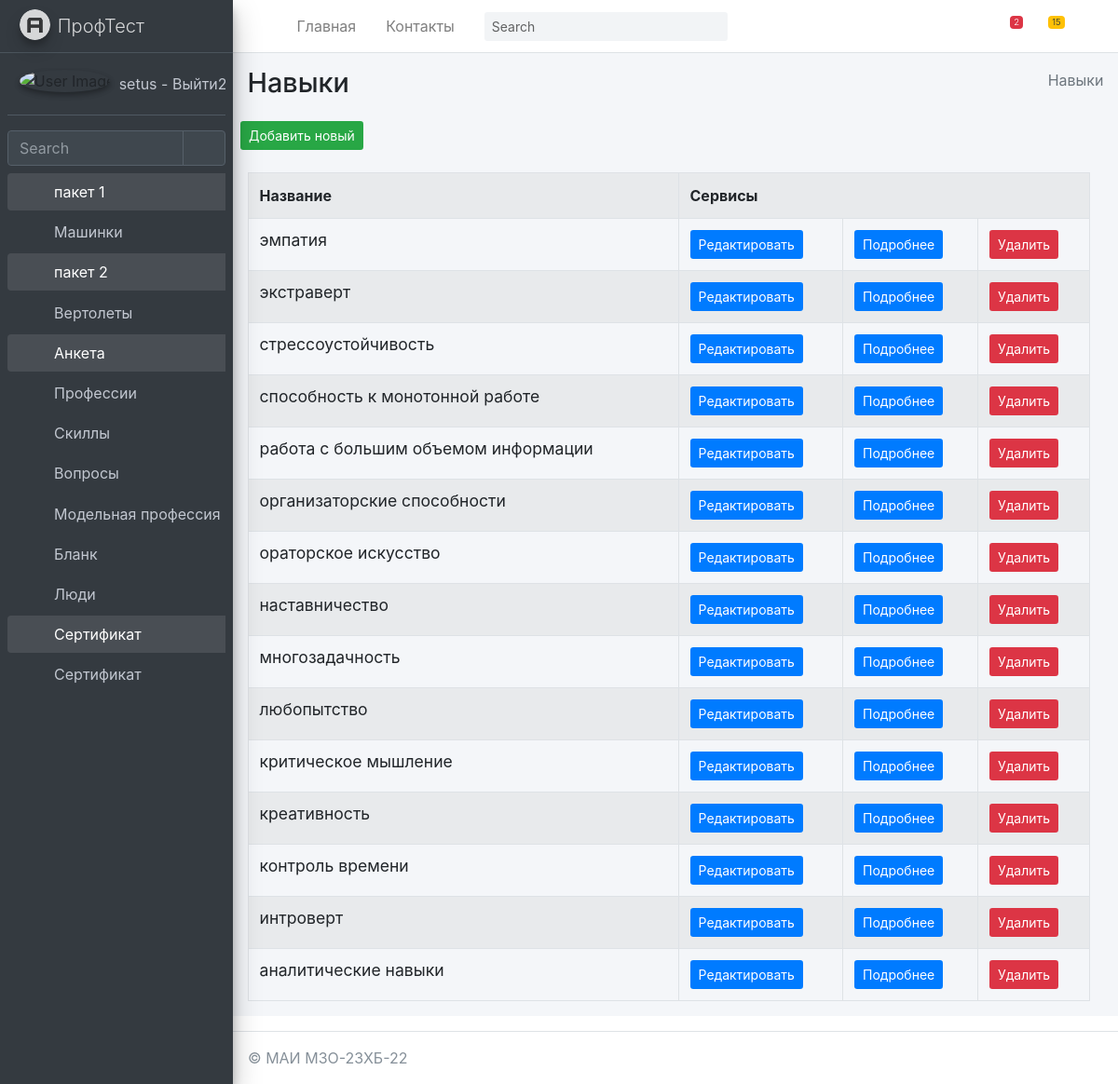
The app's page /anketa/skills/ (signed in) with its own data.
### mysite/anketa/models.py (models this page shows, shortened)
class Skills(models.Model):
    title = models.TextField(max_length=50, verbose_name="Название")
    class Meta:
        ordering = ["-title"]
        verbose_name = "Навык"
        verbose_name_plural = "Навыки"

### mysite/anketa/views.py (the view)
# urls.py: path('skills/', SkillsView.as_view(), name='skills'),
@method_decorator(login_required(login_url='/login/'), name='dispatch')
class SkillsView(ListView):
	model = Skills
	context_object_name = 'skills_list'
	success_url = reverse_lazy('anketa:SkillsView')
	paginate_by = item_for_page
	def get_context_data(self, *, object_list=None, **kwargs):
		context = super(SkillsView,self).get_context_data(**kwargs)
		context['sometry'] = self.model._meta.verbose_name_plural
		context['col1name'] = self.model._meta.get_field("title").verbose_name
		context['collastname'] = 'Cервисы'
		return context

### mysite/anketa/templates/anketa/skills_list.html (shortened to what this page needs)
{% extends "anketa/base.html" %}
{% block content %}
{% load anketa_tags %}
<div class="content-wrapper">
    {% block sidebar %}
    {% include 'anketa/includes/_breadcrumb.html' %}
    {% endblock %}
    <section class="content">
        <button class="btn bg-success btn-sm">
            <a href="{% url 'anketa:SkillsCreate' %}" class=''>
                Добавить новый
            </a>
        </button>
        <br><br>
        <div class="container-fluid row">
            <div class="col-md-12">
                <table class="table table-striped table-bordered ">
                    <tr>
                        <th class="w-10">{{ col1name }}</th>
                        <th colspan="3">Сервисы</th>
                    </tr>
                    {% for item in skills_list %}
                    <tr>
                        <td>
                            <h5 class="card-title">
                                {{ item.title }}
                            </h5>
                        </td>
                        <td>
                            <button class="btn bg-primary  btn-sm">
                                <a href="{% url 'anketa:SkillsUpdate' item.pk %}">Редактировать</a>
                            </button>
                        </td>
                        <td>
                            <button class="btn bg-primary  btn-sm">
                                <a href="{% url 'anketa:SkillsDetail' item.pk %}">Подробнее</a>
                            </button>
                        </td>
                        <td>
                            <button class="btn bg-danger  btn-sm" >
                                <a href="{% url 'anketa:SkillsDelete' item.pk %}">Удалить</a>
                            </button>
                        </td>
                    </tr>
                    {% endfor %}
                </table>
            </div>
        </div>
    </section>
</div>
{% endblock %}

### mysite/templates/includes/full_sidebar.html
<aside class="main-sidebar sidebar-dark-primary elevation-4">
    <a href="/" class="brand-link">
        <img src="{{ ASSETS_ROOT }}/img/AdminLTELogo.png" alt="AdminLTE Logo" class="brand-image img-circle elevation-3"
             style="opacity: .8">
        <span class="brand-text font-weight-light">ПрофТест</span>
    </a>
    <div class="sidebar">
        <div class="user-panel mt-3 pb-3 mb-3 d-flex">
            <div class="image">
                <img src="{{ ASSETS_ROOT }}/img/user2-160x160.jpg" class="img-circle elevation-2" alt="User Image">
            </div>
            <div class="info">
                <a href="{% url 'logout' %}" class="d-block">
                    {{ request.user.username }} - Выйти2
                </a>
            </div>
        </div>
        <div class="form-inline">
            <div class="input-group" data-widget="sidebar-search">
                <input class="form-control form-control-sidebar" type="search" placeholder="Search" aria-label="Search">
                <div class="input-group-append">
                    <button class="btn btn-sidebar">
                        <i class="fas fa-search fa-fw"></i>
                    </button>
                </div>
            </div>
        </div>
        <nav class="mt-2">
            <ul class="nav nav-pills nav-sidebar flex-column" data-widget="treeview" role="menu" data-accordion="false">
                {% for item1 in SIDEBAR %}
                    <li class="nav-item {% if 'children' in item1 %} has-treeview menu-is-opening menu-open {% endif %}">
                    <a href="{% if 'children' in item1 %}#{% else %}{{ item1.url }}{% endif %}" class="nav-link">
                        <i class="nav-icon fas fa-circle {{ item1.color }}"></i>
                        <p>
                            {{ item1.name }}
                            {% if 'children' in item1 %}<i class="right fas fa-angle-left"></i>{% endif %}
                        </p>
                    </a>
                    <ul class="nav nav-treeview">
                    {% if 'children' in item1 %}
                        {% for item2 in item1.children %}
                            <li class="nav-item">
                                <a href="{{ item2.url }}" class="nav-link">
                                    <i class="far fa-circle nav-icon"></i>
                                    <p>{{ item2.name }}</p>
                                </a>
                            </li>
                        {% endfor %}
                    {% endif %}
                    </ul>
                    </li>
                {% endfor %}
            </ul>
        </nav>
    </div>
</aside>

### records on screen
Skills: title "эмпатия"
Skills: title "экстраверт"
Skills: title "стрессоустойчивость"
Skills: title "способность к монотонной работе"
Skills: title "работа с большим объемом информации"
Skills: title "организаторские способности"
Skills: title "ораторское искусство"
Skills: title "наставничество"
Skills: title "многозадачность"
Skills: title "любопытство"
Skills: title "критическое мышление"
Skills: title "креативность"
Skills: title "контроль времени"
Skills: title "интроверт"
Skills: title "аналитические навыки"

### other values on screen
{{ request.user.username }} "setus"
{{ item1.name }} "пакет 1" "пакет 2" "Анкета" "Сертификат"
{{ item2.name }} "Машинки" "Вертолеты" "Профессии" "Скиллы" "Вопросы" "Модельная профессия" "Бланк" "Люди" "Сертификат"
{{ sometry }} "Навыки"
{{ col1name }} "Название"
